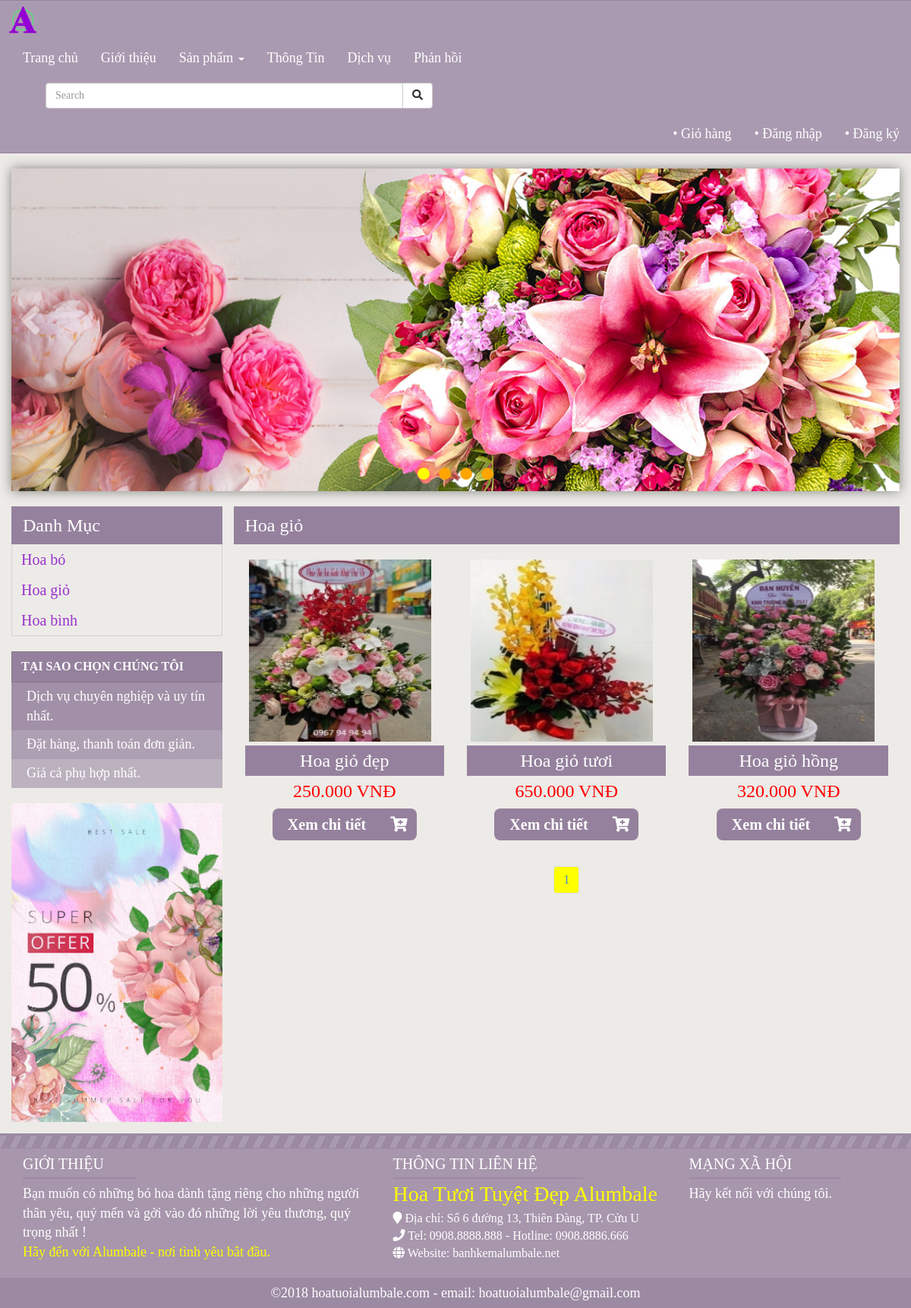
Page /hoatuoi/index.php?act=loaisanpham&id=6 on the committed database.
### tables this page shows
CREATE TABLE `loaisanpham` (
  `idCL` int(20) NOT NULL,
  `tenCL` varchar(255) NOT NULL,
  `thutuCL` int(20) NOT NULL
);

CREATE TABLE `sanpham` (
  `idSP` int(20) NOT NULL,
  `idCL` int(20) NOT NULL,
  `maSP` varchar(255) NOT NULL,
  `tenSP` varchar(255) NOT NULL,
  `tenSP_kd` varchar(255) NOT NULL,
  `giaSP` int(20) NOT NULL,
  `motaSP` text NOT NULL,
  `hinhanhSP` varchar(255) NOT NULL,
  `soluong` int(11) NOT NULL
);

### hoatuoi/modules/content/loaisanpham.php (the view, shortened to what this page needs)
<?php
    $id = $_GET['id'];
    $current_page = isset($_GET['page']) ? $_GET['page'] : 1;
    $sql_page = mysqli_query($conn,"select * from sanpham where idCL='$id'");
    $count = mysqli_num_rows($sql_page);
    $total_page = ceil($count/6);
    $limit = 6;
    $start = ($current_page-1)*$limit;
?>
<div class="title-2">
    <h2>
        <?php
            $sql = "select * from loaisanpham where idCL='$id'";
            $run = mysqli_query($conn,$sql);
            $row = mysqli_fetch_array($run,MYSQLI_ASSOC);
            echo $row['tenCL'];
        ?>
    </h2>
</div>
<div class="row">
    <?php
        $sql = "select * from sanpham where idCL='$id' limit $start,$limit";
        $run = mysqli_query($conn,$sql);
        while($rows=mysqli_fetch_array($run,MYSQLI_ASSOC))
        {
    ?>
        <div class="col-xs-12 col-sm-6 col-md-4">
            <div class="box">
                <div class="box-img">
                    <a href="index.php?act=chitietsanpham&item=<?php echo $rows['idSP'] ?>"><img src="admin/uploads/<?php echo $rows['hinhanhSP'] ?>" alt="" class="img-products" style="width:240px;height:240px"></a>
                </div>
                <div class="box-content">
                    <div style="width:100%;height:40px;background:#95819d;line-height:40px;text-align:center">
                        <h3><?php echo $rows['tenSP'] ?></h3>
                    </div>
                    <div style="width:100%;height:40px;line-height:40px;text-align:center">
                        <p><?php echo number_format($rows['giaSP'],0,",",".") ?> VNĐ</p>
                    </div>
                    <div style="width:100%;padding:10px 0 20px 0">
                        <div style="display:block;text-align:center">
                            <a href="index.php?act=chitietsanpham&item=<?php echo $rows['idSP'] ?>" class="see-details-btn">Xem chi tiết</a><a href="index.php?act=addcart&item=<?php echo $rows['idSP']?>&k=<?php echo $id?>&p=<?php echo $current_page?>" class="add-cart-btn"><i class="fa fa-cart-plus"></i></a>
                        </div>
                    </div>
                </div>
            </div>
        </div>
    <?php
        }
    ?>
</div>
<div class="row">
    <div class="col-xs-12 col-md-12 text-center">
        <nav aria-label="Page navigation example">
            <ul class="pagination">
                <?php
                    for($i=1; $i<= $total_page; $i++)
                    {
                        if($i==$current_page){
                            echo '<li class="page-item"><a style="background-color:yellow" class="page-link" href="index.php?act=loaisanpham&id= '.$id.'&page='.($current_page).'">'.$i.'</a></li>';
						}
                        else{
                            echo '<li class="page-item"><a class="page-link" href="index.php?act=loaisanpham&id='.$id.'&page='.$i.'">'.$i.'</a></li>';
						}
                    }
                ?>
            </ul>
        </nav>
    </div>
</div>

### hoatuoi/modules/body.php (shortened to what this page needs)
<div class="container" style="margin-bottom:15px;">
    <div class="row">
        <div id="left" class="col-xs-12 col-md-3" style="padding-left:0">
            <div id="categories">
                <div class="title-1">
                    <h2>Danh Mục</h2>
                </div>
                <ul class="list-group">
                    <?php
                        $sql = "select * from loaisanpham";
                        $run = mysqli_query($conn,$sql);
                        while($rows=mysqli_fetch_array($run,MYSQLI_ASSOC))
                        {
                            echo "<li class='list-group-item'><a href='index.php?act=loaisanpham&id=$rows[idCL]'>".$rows['tenCL']."</a></li>";
                        }
                    ?>
                </ul>
            </div>
            <div style="width:100%;color:#fff;font-size:18px">
                <div style="width:100%;background:rgba(149,129,157,1);border:1px solid rgba(0,0,0,.1);padding:8px 12px;box-sizing:border-box;margin-top:15px;font-weight:bold;font-size:16px">TẠI SAO CHỌN CHÚNG TÔI</div>
                <div style="width:100%;background:rgba(149,129,157,0.85);padding:6px 20px;box-sizing:border-box">Dịch vụ chuyên nghiệp và uy tín nhất.</div>
                <div style="width:100%;background:rgba(149,129,157,0.7);padding:6px 20px;box-sizing:border-box">Đặt hàng, thanh toán đơn giản.</div>
                <div style="width:100%;background:rgba(149,129,157,0.55);padding:6px 20px;box-sizing:border-box">Giá cả phụ hợp nhất.</div>
            </div>
            <div style="margin-top:20px">
                <a href="#"><img src="media/images/advertisement.png" alt="" width="100%"></a>
            </div>
        </div>
        <div id="right" class="col-xs-12 col-md-9" style="padding:0">
            <?php
                if(isset($_GET['act']))
                {
                    $tam = $_GET['act'];
                }
                else
                    $tam = '';
                switch($tam)
                {
                    case 'loaisanpham': include('modules/content/loaisanpham.php'); break;
                }
            ?>
        </div>
    </div>
</div>

### hoatuoi/library/css/style.css (style rules this page uses)
body { color: #212121; font-size: 16px; font-family: 'Times New Roman', Times, serif; background: #edebe7; }
.container { padding: 0; }
.row { margin: 0; }
#left { max-width: 100%; }
#right { max-width: 100%; }
#categories { width: 100%; }
#categories .title-1 { width: 100%; height: 50px; background: rgba(149,129,157,1); }
#categories h2 { color: #fff; font-size: 24px; line-height: 50px; margin-left: 15px; }
#right .title-2 { width: 100%; height: 50px; background: rgba(149,129,157,1); }
#right h2 { color: #fff; font-size: 24px; line-height: 50px; margin-left: 15px; }
#categories .list-group { width: 100%; list-style: none; border-right: 1px solid rgba(0,0,0,.1); border-bottom: 1px solid rgba(0,0,0,.1); border-left: 1px solid rgba(0,0,0,.1); box-sizing: border-box; }
#categories .list-group .list-group-item { width: 100%; height: 40px; line-height: 40px; background: none; border: none; padding: 0; margin: 0; }
#categories .list-group .list-group-item a { display: block; text-decoration: none; color: darkorchid; font-size: 20px; padding: 0 12px; }
.box { max-width: 270px; margin: 0 auto; margin-top: 15px; }
.box-img { width: 100%; padding: 5px; }
.box-img img { width: 240px; height: 240px; }
.box-content h3 { color: #fff; font-size: 24px; line-height: 40px; margin: 0; }
.box-content p { color: rgb(255, 0, 0); font-size: 24px; }
.box-content .see-details-btn { background: #95819d; text-decoration: none; color: white; font-size: 20px; font-weight: bold; text-align: center; padding: 10px 20px; border-radius: 8px 0 0 8px; cursor: pointer; }
.box-content .add-cart-btn { background: #95819d; color: white; font-size: 20px; text-align: center; padding: 10px 12px; border-radius: 0 8px 8px 0; outline: none; cursor: pointer; }

### rows in the picture
loaisanpham: tenCL "Hoa bó"
loaisanpham: tenCL "Hoa giỏ"
loaisanpham: tenCL "Hoa bình"
sanpham: hinhanhSP (picture), tenSP "Hoa giỏ đẹp", giaSP "250.000"
sanpham: hinhanhSP (picture), tenSP "Hoa giỏ tươi", giaSP "650.000"
sanpham: hinhanhSP (picture), tenSP "Hoa giỏ hồng", giaSP "320.000"
